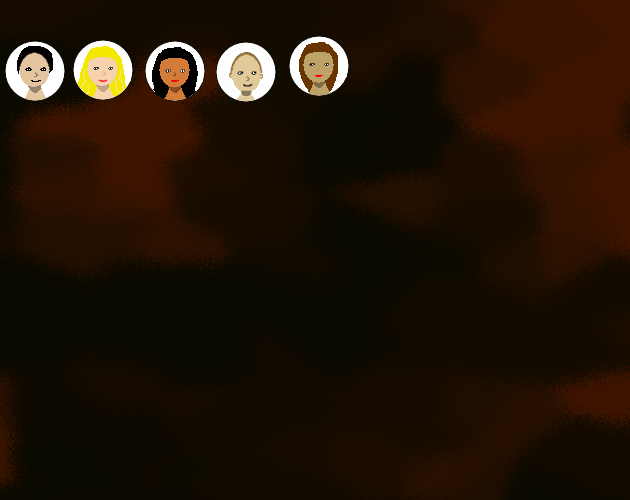
#> input picture screenshots/gen/a.png, 630 x 500 px
$ python a.py
#> lines starting #> are read from the running program, lines starting #| are printed output that depends on the picture; after the words box and inside, x2 and y2 are one past the last pixel; in counts of white or black regions, pixels touching at a corner belong together
import cv2
import os
import random
import numpy as np
base = cv2.imread("a.png", cv2.IMREAD_UNCHANGED)
#> base is the input picture: shape (500, 630, 4); mean B, G, R, A 6.4, 19.8, 33.9, 254.7
path = "D:/Desktop/games/constraint game 1/src/display/images/items"

#im1 = background, im2 = foreground
def overlay_image(im1, im2, x, y):
    s = im2.shape
    thing = np.ones([s[0], s[1],1])
    thing = 255*thing - np.reshape(im2[:,:,3],[im2.shape[0], im2.shape[1],1])
    thing = thing / 255
    #thing = 1 - item's transparency
    baseAlpha = np.reshape(im2[:,:,3] / 255, [s[0], s[1], 1])
    #baseAlpha = item's transparency

    #get the part of the image that will be placed on
    for index in [0,1,2]:
        part = np.reshape(im1[y:y+s[0],x:x+s[1],index], [s[0], s[1], 1])
        res = np.multiply(part, thing) + np.multiply(np.reshape(im2[:,:,index] ,[s[0], s[1], 1]), baseAlpha)
        im1[y:y+s[0],x:x+s[1],index] = res[:,:,0]

for i in range(75):
    image = random.choice(os.listdir(path))
    item= cv2.imread(path + "/" + image, cv2.IMREAD_UNCHANGED)
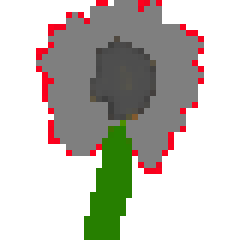
#> input picture src/display/images/items/flower_silver.png, 40 x 40 px, found by its file name (shown 6 times larger)
#> item is the input picture: shape (40, 40, 4); mean B, G, R, A 185.1, 192.6, 195.3, 77.7
    x = random.randint(0, 430)
    y = random.randint(120, 450)
    for index in [0,1,2]:
        overlay_image(base, item, x, y)
#> this loop made 3 passes
#> pass 1, in overlay_image, `thing = 255*thing - np.reshape(im2[:,:,3],[im2.shape[0], im2.shape[1],..`:
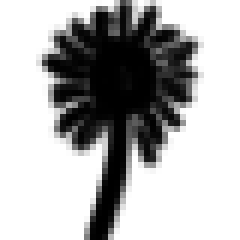
#> thing: shape (40, 40, 1) float64 (shown 6 times larger); min 0, max 255, mean 177.3
#> pass 1, in overlay_image, `baseAlpha = np.reshape(im2[:,:,3] / 255, [s[0], s[1], 1])`:
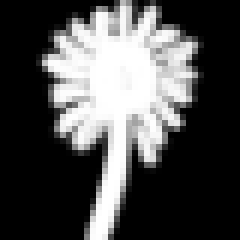
#> baseAlpha: shape (40, 40, 1) float64 (shown 6 times larger); min 0, max 1, mean 0.305
#> after the loop:
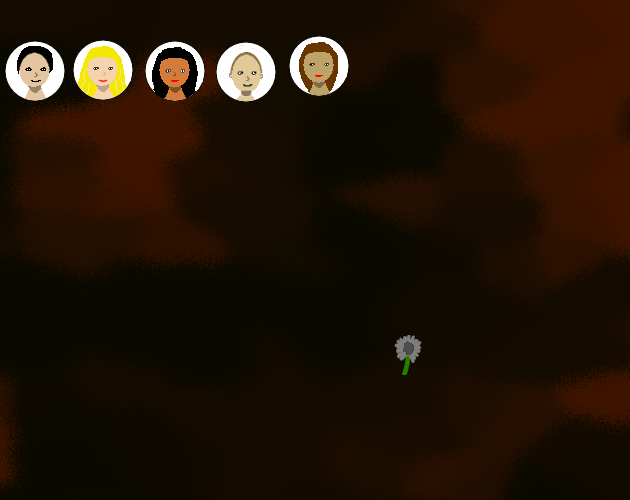
#> base: shape (500, 630, 4); 0.21% of pixels changed, all inside (x1, y1, x2, y2) = (394, 335, 422, 375)
#> pass 2 of the loop `for i in range(75):`:
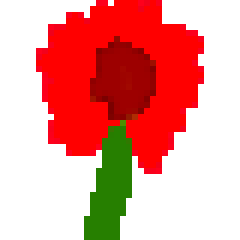
#> input picture src/display/images/items/flower_red.png, 40 x 40 px, found by its file name (shown 6 times larger)
#> item is the input picture: shape (40, 40, 4); mean B, G, R, A 147.4, 154.9, 233.3, 77.7
#> after the loop `for index in [0,1,2]:`:
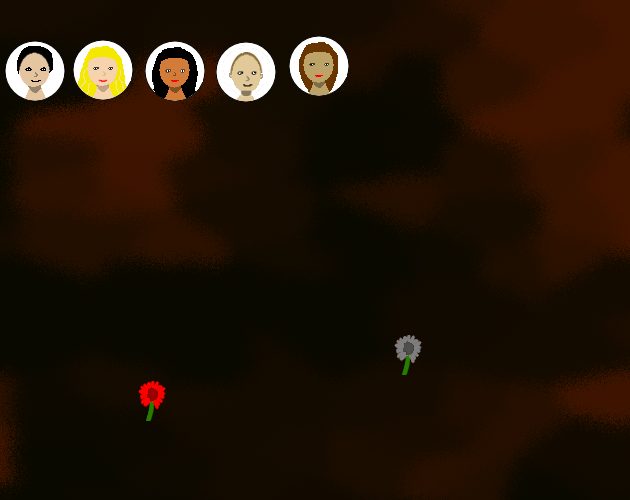
#> base: shape (500, 630, 4); 0.21% of pixels changed, all inside (x1, y1, x2, y2) = (138, 381, 166, 421)

path = "D:/Desktop/games/constraint game 1/src/display/images/monsters"
for i in range(20):
#> (the run stopped early here; a loop or call above may not have finished)
